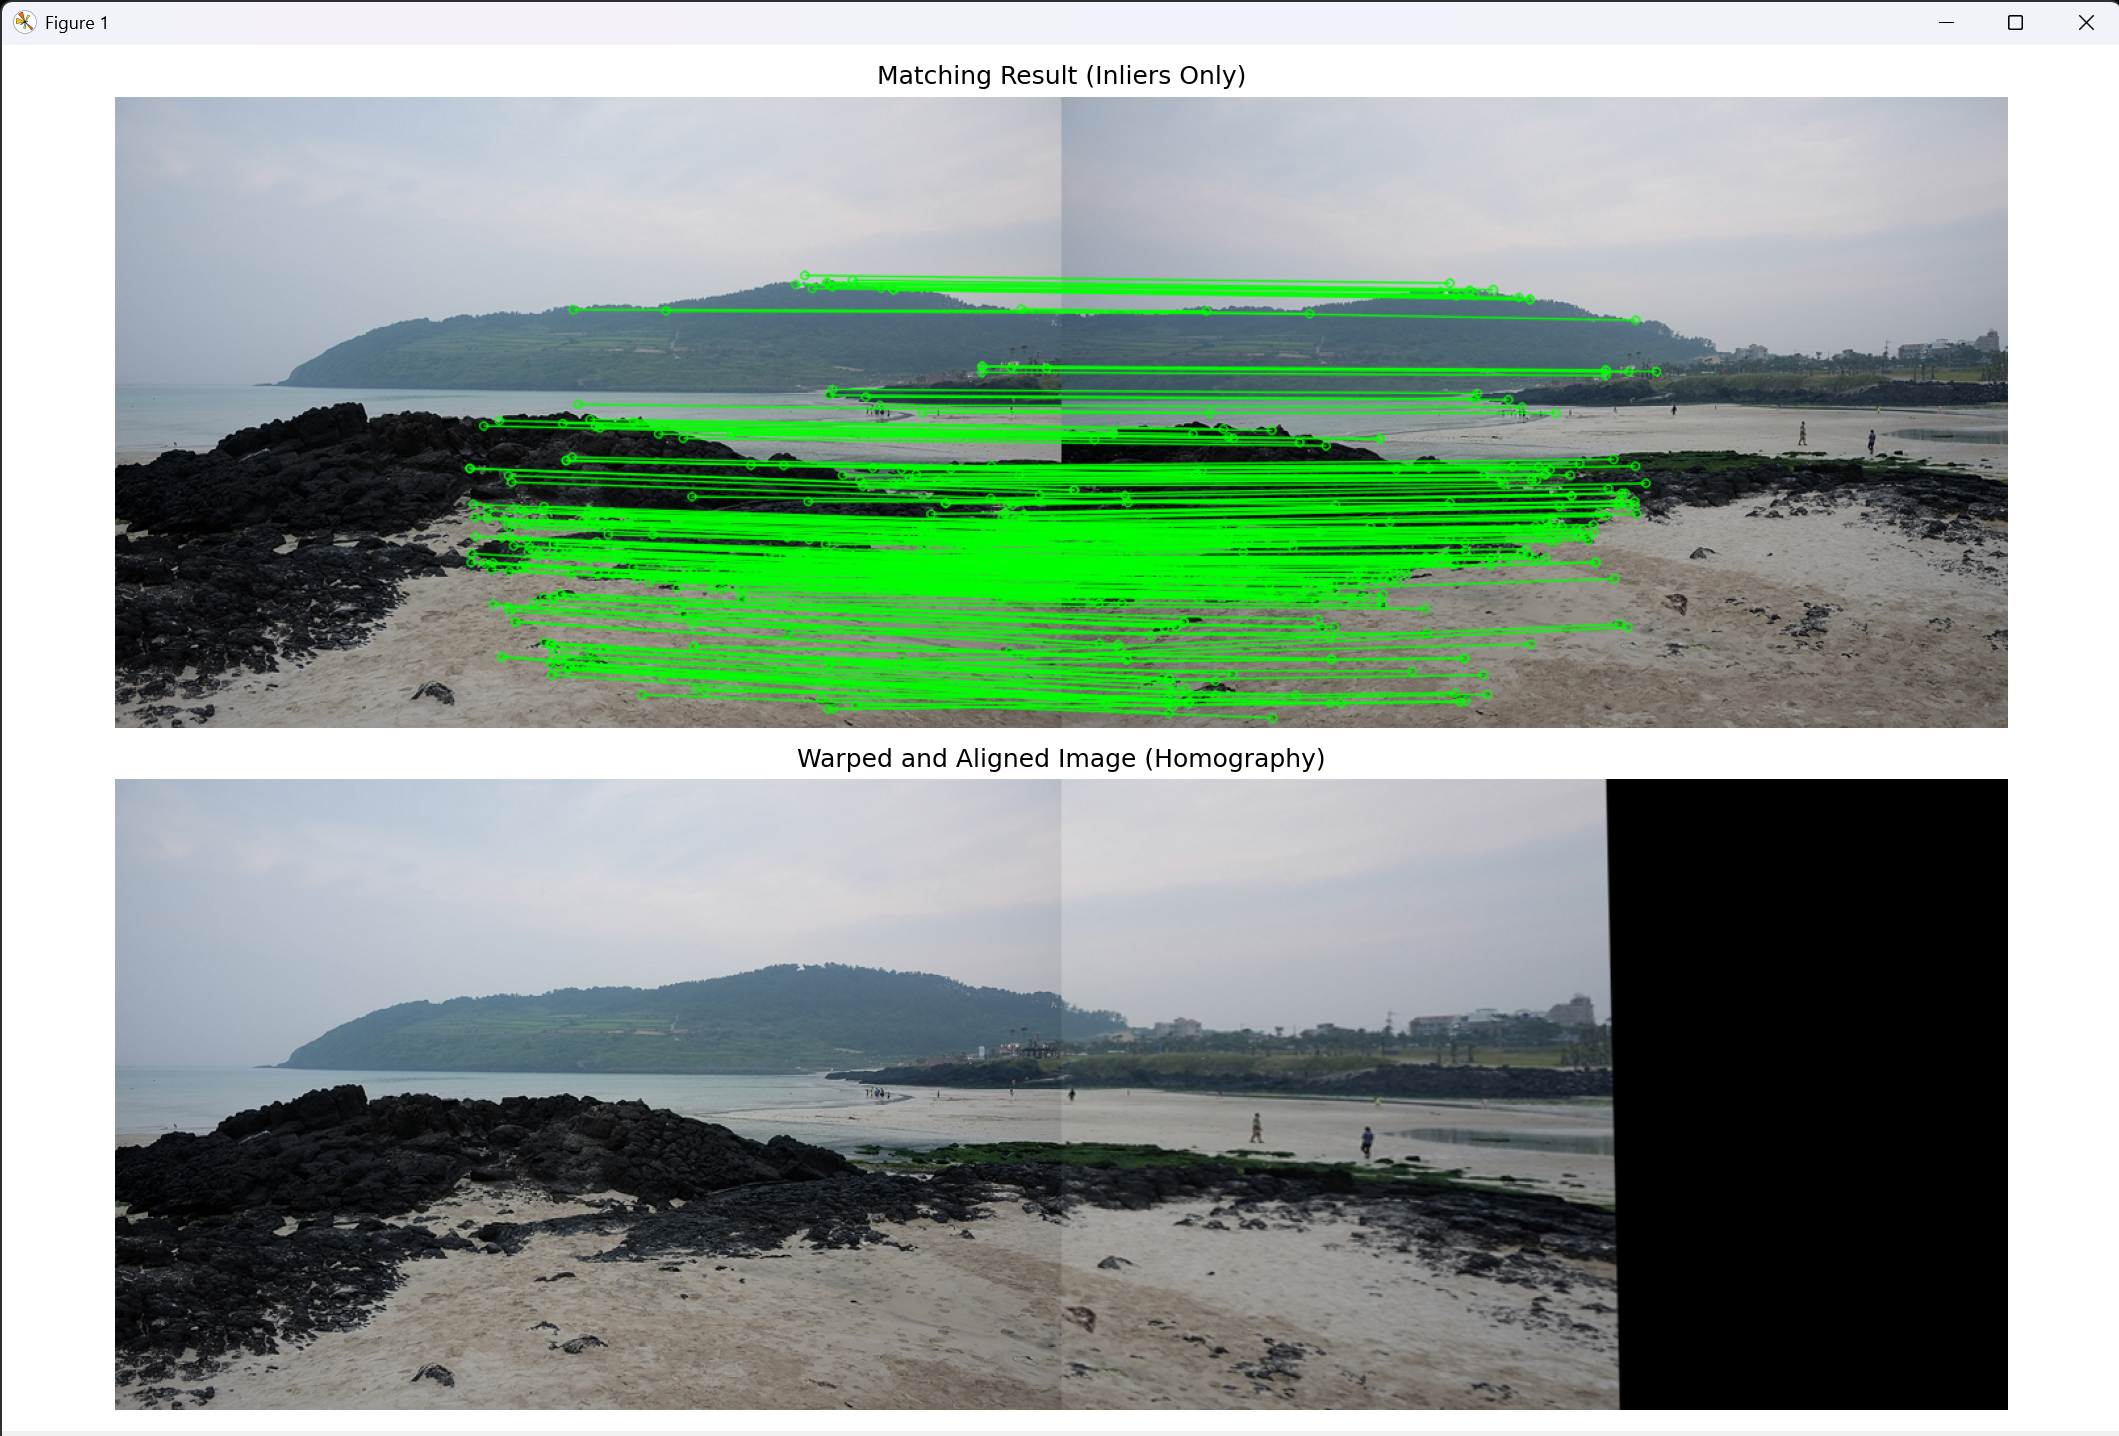

Recreate this plot in Python.
import cv2 # 컴퓨터 비전 처리를 위한 OpenCV 라이브러리를 임포트합니다.
import numpy as np # 행렬 및 배열 연산을 위해 NumPy 라이브러리를 임포트합니다.
import matplotlib.pyplot as plt # 결과 이미지 시각화를 위해 matplotlib을 임포트합니다.

# 1. 이미지 로드
# cv.imread()를 사용하여 두 개의 샘플 이미지를 불러옵니다. (img1.jpg, img2.jpg 선택)
img1 = cv2.imread('img1.jpg')
img2 = cv2.imread('img2.jpg')

# 파일이 없는 경우를 대비한 예외 처리입니다.
if img1 is None or img2 is None:
    print("Error: 정합할 img1.jpg 또는 img2.jpg 파일을 찾을 수 없습니다. 경로를 확인해주세요.")
    exit()

# SIFT 계산을 위해 그레이스케일로 변환합니다.
gray1 = cv2.cvtColor(img1, cv2.COLOR_BGR2GRAY)
gray2 = cv2.cvtColor(img2, cv2.COLOR_BGR2GRAY)

# 2. SIFT 특징점 검출
# cv.SIFT_create()를 사용하여 SIFT 객체를 생성합니다. 
sift = cv2.SIFT_create()

# 두 이미지에서 특징점과 디스크립터를 각각 추출합니다.
kp1, des1 = sift.detectAndCompute(gray1, None)
kp2, des2 = sift.detectAndCompute(gray2, None)

# 3. 특징점 매칭 및 필터링
# cv.BFMatcher()를 생성합니다. 
bf = cv2.BFMatcher(cv2.NORM_L2)
# knnMatch()를 사용하여 특징점을 매칭합니다. (k=2) 
matches = bf.knnMatch(des1, des2, k=2)

# 좋은 매칭점만 선별하기 위한 리스트입니다. 
good = []
# 거리 비율이 임계값(0.7) 미만인 매칭점만 선별합니다. 
for m, n in matches:
    if m.distance < 0.7 * n.distance:
        good.append(m) # 통과된 매칭 객체를 저장합니다.

# 4. 호모그래피 계산 및 이미지 정합
# 호모그래피를 계산하려면 최소 4개 이상의 매칭점이 필요합니다.
if len(good) > 4:
    # 매칭된 특징점들의 좌표를 img2(출발지, src)와 img1(목적지, dst)에서 각각 추출하여 float32 배열로 변환합니다.
    src_pts = np.float32([kp2[m.trainIdx].pt for m in good]).reshape(-1, 1, 2)
    dst_pts = np.float32([kp1[m.queryIdx].pt for m in good]).reshape(-1, 1, 2)
    
    # cv.findHomography()를 사용하여 호모그래피 행렬(M)을 계산합니다. 
    # cv.RANSAC을 사용하여 이상점(Outlier) 영향을 줄입니다.  허용 오차는 5.0 픽셀입니다.
    M, mask = cv2.findHomography(src_pts, dst_pts, cv2.RANSAC, 5.0)
    
    # 두 이미지를 합친 파노라마 크기(w1+w2, max(h1,h2))를 설정하기 위해 원본 이미지의 크기를 구합니다. 
    h1, w1 = img1.shape[:2]
    h2, w2 = img2.shape[:2]
    pano_w = w1 + w2 # 결과 이미지의 너비
    pano_h = max(h1, h2) # 결과 이미지의 높이
    
    # cv.warpPerspective()를 사용하여 한 이미지(img2)를 변환하여 정렬합니다. 
    # 출력 크기를 앞서 구한 파노라마 크기로 설정합니다. 
    warped_img = cv2.warpPerspective(img2, M, (pano_w, pano_h))
    
    # 변환된 캔버스의 좌측 영역에 원본 이미지 1(img1)을 덮어씌워 하나로 정합합니다.
    warped_img[0:h1, 0:w1] = img1
    
    # 시각화를 위해 BGR 색상을 RGB로 변환합니다.
    warped_img_rgb = cv2.cvtColor(warped_img, cv2.COLOR_BGR2RGB)
    
    # 5. 결과 시각화
    # Inlier 매칭점만 표시하기 위한 파라미터입니다.
    draw_params = dict(matchColor=(0, 255, 0), singlePointColor=None, matchesMask=mask.ravel().tolist(), flags=2)
    # 특징점 매칭 결과를 그립니다.
    img_matches = cv2.drawMatches(img1, kp1, img2, kp2, good, None, **draw_params)
    img_matches_rgb = cv2.cvtColor(img_matches, cv2.COLOR_BGR2RGB)
    
    # 변환된 이미지와 특징점 매칭 결과를 나란히(2행 1열 구조) 출력하기 위한 Figure를 생성합니다. 
    fig, axes = plt.subplots(2, 1, figsize=(14, 10))
    
    # 상단에 매칭 결과 출력
    axes[0].imshow(img_matches_rgb)
    axes[0].set_title('Matching Result (Inliers Only)')
    axes[0].axis('off')
    
    # 하단에 정합된(Warped) 이미지 출력
    axes[1].imshow(warped_img_rgb)
    axes[1].set_title('Warped and Aligned Image (Homography)')
    axes[1].axis('off')
    
    plt.tight_layout()
    plt.show()
    
else:
    # 매칭점이 부족할 경우 에러를 출력합니다.
    print("Not enough matches are found - {}/{}".format(len(good), 4))
